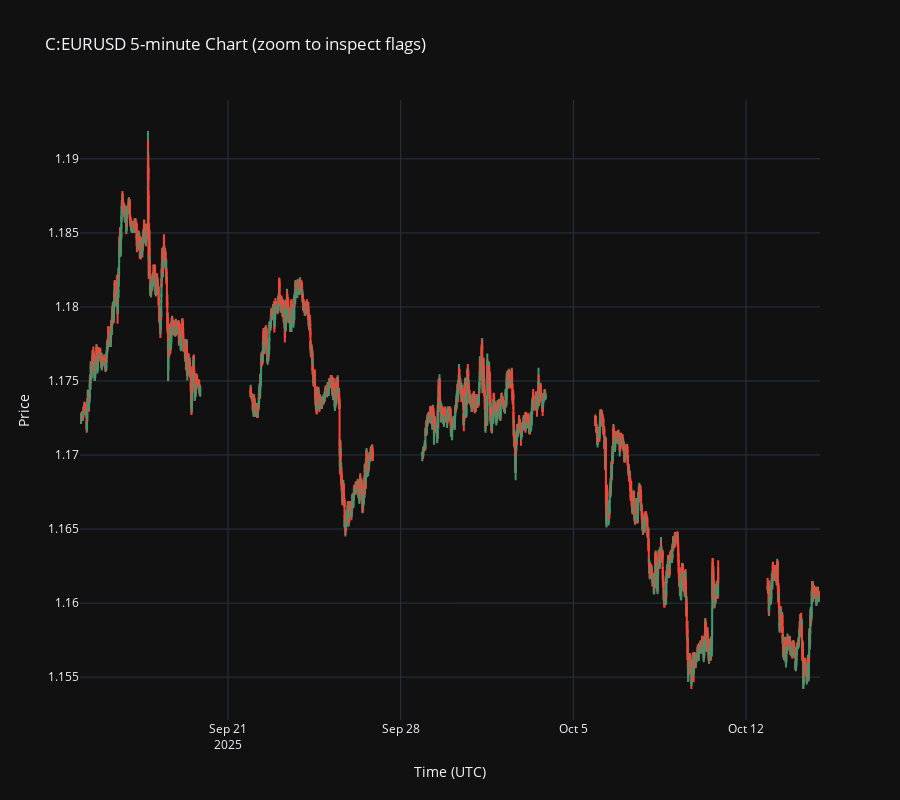

Notebook code for this chart:
### Code cell
import os
import requests
import pandas as pd
from datetime import datetime, timedelta
import plotly.graph_objects as go
from dotenv import load_dotenv

# Load .env if present
load_dotenv()
API_KEY = os.getenv("POLYGON_API_KEY")

if not API_KEY:
    raise ValueError("Missing Polygon API key. Set POLYGON_API_KEY in .env file.")

# === CONFIG ===
PAIR = "C:EURUSD"   # e.g. "C:EURUSD", "C:XAUUSD"
MULTIPLIER = 5      # 1, 5, 15, 30, or 60 for 1h
TIMESPAN = "minute" # or "hour"
DAYS_BACK = 30      # how many days to fetch

# === Download data ===
def get_polygon_forex_data(pair, multiplier, timespan, days_back):
    to_date = datetime.utcnow().date()
    from_date = to_date - timedelta(days=days_back)
    url = f"https://api.polygon.io/v2/aggs/ticker/{pair}/range/{multiplier}/{timespan}/{from_date}/{to_date}"
    params = {"adjusted": "true", "sort": "asc", "limit": 50000, "apiKey": API_KEY}
    r = requests.get(url, params=params)
    r.raise_for_status()
    data = r.json()
    if "results" not in data:
        raise RuntimeError(f"No data returned: {data}")
    df = pd.DataFrame(data["results"])
    df["time"] = pd.to_datetime(df["t"], unit="ms", utc=True)
    df = df[["time", "o", "h", "l", "c"]]
    df.columns = ["time", "open", "high", "low", "close"]
    df["timestamp"] = (df["time"].astype("int64") // 10**6)
    return df

print(f"Fetching {PAIR} data...")
df = get_polygon_forex_data(PAIR, MULTIPLIER, TIMESPAN, DAYS_BACK)
print(f"✅ Got {len(df)} rows")

# Save full raw CSV (for Label Studio)
out_csv = f"eurusd_{MULTIPLIER}{TIMESPAN}.csv"
df[["timestamp","open","high","low","close"]].to_csv(out_csv, index=False)
print(f"💾 Saved CSV: {out_csv}")

# === Plot with Plotly (interactive zooming) ===
fig = go.Figure(data=[
    go.Candlestick(
        x=df["time"],
        open=df["open"],
        high=df["high"],
        low=df["low"],
        close=df["close"],
        name="EUR/USD"
    )
])

fig.update_layout(
    title=f"{PAIR} {MULTIPLIER}-{TIMESPAN} Chart (zoom to inspect flags)",
    xaxis_title="Time (UTC)",
    yaxis_title="Price",
    xaxis_rangeslider_visible=False,
    template="plotly_dark",
    height=800,
)

fig.show()

### Figure 1 — Plotly figure (JSON) as saved in the notebook; plotly's stock layout.template omitted (floating-point values rounded to 4 significant figures; data arrays with more than 128 entries replaced by an {"elided": "..."} marker saying what was removed)
{"data": [{"close": {"elided": "6328 float values"}, "high": {"elided": "6328 float values"}, "low": {"elided": "6328 float values"}, "name": "EUR/USD", "open": {"elided": "6328 float values"}, "type": "candlestick", "x": {"elided": "6328 str values"}}], "layout": {"height": 800, "title": {"text": "C:EURUSD 5-minute Chart (zoom to inspect flags)"}, "xaxis": {"rangeslider": {"visible": false}, "title": {"text": "Time (UTC)"}}, "yaxis": {"title": {"text": "Price"}}}}
